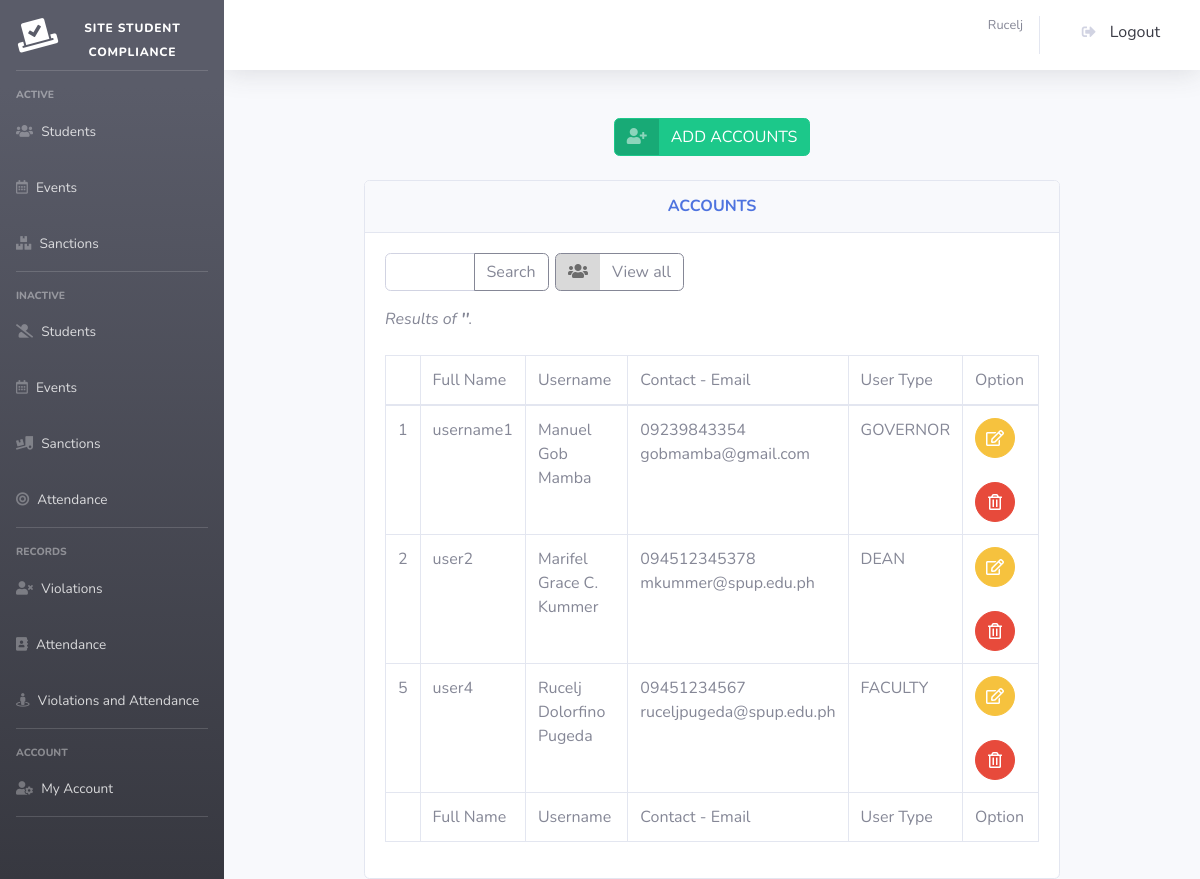
Screenshot of /account_search.php (signed in) with the database file from the repository.
### tables this page shows
CREATE TABLE `accounts` (
  `acc_id` int(11) NOT NULL,
  `username` text NOT NULL,
  `password1` text NOT NULL,
  `password2` text NOT NULL,
  `firstname` text NOT NULL,
  `middlename` text NOT NULL,
  `lastname` text NOT NULL,
  `contact` text NOT NULL,
  `email` text NOT NULL,
  `gender` text NOT NULL,
  `user_type` text NOT NULL
);

### perfect_function.php (called while the page is built, shortened)
<?php
function getConnection()
{
	$servername = "localhost";
	$username = "root";
	$password = "";
	$dbname = "xx";
	$conn = new mysqli($servername, $username, $password, $dbname);
	return $conn;
}
function search_account($table_name, $search)
{
	$conn = getConnection();
	$sql = "SELECT * FROM $table_name where
	 username LIKE '%$search%' OR
	 firstname LIKE '%$search%' OR
	 middlename LIKE '%$search%' OR
	 lastname LIKE '%$search%' OR
	 user_type LIKE '%$search%' OR
	 contact LIKE '%$search%' OR
	 email LIKE '%$search%'";
	$result = $conn->query($sql);
	return $result;
}
?>

### account_search.php (the view, shortened to what this page needs)
<?php
include "header.php";
include "perfect_function.php";
?>
<div align=center>
<br>
<a href="account_add.php" class="btn btn-success btn-icon-split">
    <span class="icon text-white-50">
        <i class="fas fa-user-plus"></i>
</span>
<span class="text">
    ADD ACCOUNTS
</span>
</a>
<br><br>
<div class="card w-75">
            <div class="card-header py-3">
              <h6 class="m-0 font-weight-bold text-primary">ACCOUNTS</h6>
            </div>
            <div class="card-body">
            <form method="post" action="account_search.php">
                    <div class="input-group mb-3 w-25" style="float: left;">
                        <input type="text" class="form-control" placeholder="" name="search" autocomplete="off" required>
                        <div class="input-group-append">
                            <button class="btn btn-outline-secondary" type="submit" id="button-addon2">Search</button>
                        </div>
                        </div>
                </form>
                <a href="account_manage.php" class="btn btn-outline-secondary btn-icon-split" style="float: left; margin-left: 1%;">
                    <span class="icon text-black-50">
                    <i class="fas fa-users"></i>
                </span>
                <span class="text">
                    View all
                </span>
                </a>
              <div class="table-responsive">
                <table class="table table-bordered" id="dataTable" width="100%" cellspacing="0">
    <thead>
    <tr>
        <td>&nbsp;</td>
        <td>Full Name</td>
        <td>Username</td>
        <td>Contact - Email</td>
        <td>User Type</td>
        <td>Option</td>
    </tr>
    </thead>
    <tfoot>
    <tr>
    <td>&nbsp;</td>
        <td>Full Name</td>
        <td>Username</td>
        <td>Contact - Email</td>
        <td>User Type</td>
        <td>Option</td>
    </tr>
    </tfoot>
    <tbody>
    <?php
        $table_name="accounts";
        $search=$_POST['search'];
        echo "<div style='float:left;'><i>Results of <b>"
                ."'".$_POST['search']."'"
                ."</b>.</i><br><br></div>";
        $user_data=search_account($table_name, $search);
        foreach ($user_data as $key => $row) {
            $acc_id=$row['acc_id'];
            $username=$row['username'];
            $name=$row['firstname'] ." ". $row['middlename'] ." ". $row['lastname'];
            $contact=$row['contact'];
            $email=$row['email'];
            $user_type=$row['user_type'];
    ?>
    <tr>
        <td><?= $acc_id ?></td>
        <td><?= $username ?></td>
        <td><?= $name ?></td>
        <td><?= $contact."<br>". $email?></td>
        <td><?= $user_type ?></td>
        <td>
            <a href="account_edit.php?id=<?= $acc_id?>" class="btn btn-warning btn-circle btn-md">
            <i class="far fa-edit"></i>
            </a>
        <a href="account_delete.php?id=<?= $acc_id?>" class="btn btn-danger btn-circle btn-md">
            <i class="far fa-trash-alt"></i>
            </a>
        </td>
    </tr>
        <?php   }   ?>
    </tbody>
</table>
</div>
</div>
</div>

### rows the page displays
accounts: acc_id "1", username "username1", name "Manuel Gob Mamba", contact "09239843354", email "gobmamba@gmail.com", user_type "GOVERNOR"
accounts: acc_id "2", username "user2", name "Marifel Grace C. Kummer", contact "094512345378", email "mkummer@spup.edu.ph", user_type "DEAN"
accounts: acc_id "5", username "user4", name "Rucelj Dolorfino Pugeda", contact "09451234567", email "ruceljpugeda@spup.edu.ph", user_type "FACULTY"

### other values shown
$_SESSION['firstlast'] "Rucelj"
